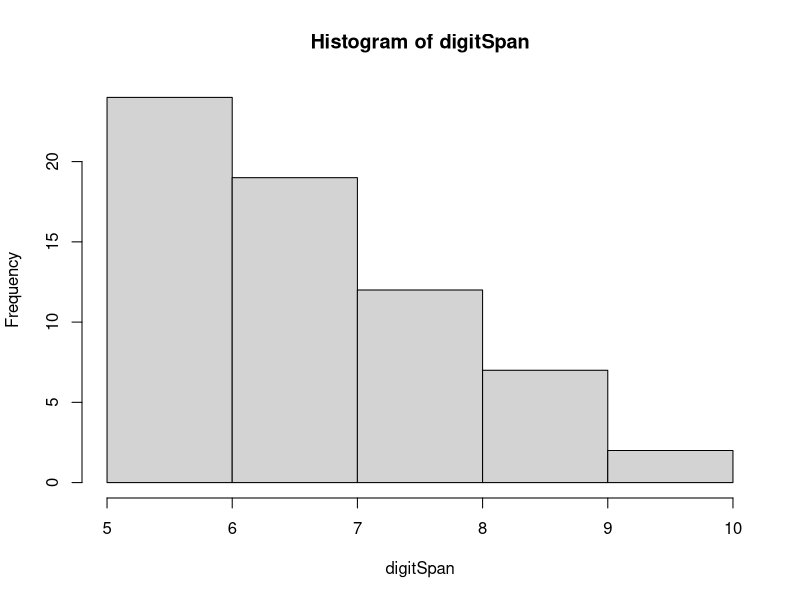

Generate this figure with R: (Note: this script raises an error after producing the figure.)

#########################################

rm(list=ls())
library(lme4)
library(lmerTest)
library(truncnorm)
library(effects)
library(ggplot2)
logit2prob <- function(logit){
  odds <- exp(logit)
  prob <- odds / (1 + odds)
  return(prob)
}

#########################################

# ESERCIZIO 1A: PRE-POST RIGENERATIVO

set.seed(4481)

N = 16

id = rep(1:(N*2),times=2)
time = rep(0:1,each=N*2)
group = rep(0:1,each=N,times=2)

rInt = rep(rtruncnorm(N*2,a=-1,b=2,0,2),times=2)

digitSpan = 6 + 1*time + 0*group + 0.5*time*group + rInt + rtruncnorm(N*2*2,a=-2,b=2,mean=0,sd=.6)
digitSpan = round(digitSpan)
hist(digitSpan)

d = data.frame(id,group,time,digitSpan)
d$group = ifelse(d$group==0,"Control","Restorative")
d$time = ifelse(d$time==0,"0.Pre","1.Post")
d$id = paste0(substr(d$group,1,2),d$id)

fit = lmer(digitSpan ~ time*group+(1|id), data=d)
summary(fit)

plot(allEffects(fit))

write.table(d,"esercizio1A.csv",sep=";",row.names=F)

#########################################

# ESEMPIO 1B: TREATMENT EFFICACY IN DYSLEXIA

set.seed(3081)

N = 16
nMeasures = 6

id = rep(1:(N*2),each=nMeasures,times=2)
time = rep(0:1,each=N*nMeasures*2)
group = rep(0:1,each=N*nMeasures,times=2)

rInt = rep(rnorm(N*2,0,.3),each=nMeasures,times=2)
rSloTime = rep(rnorm(N*2,0,.1),each=nMeasures,times=2)
rSloTimeGroup = rep(rgamma(N*2,2,2)/6,each=nMeasures,times=2)
mean(rSloTimeGroup);sd(rSloTimeGroup)

read_z = -2.5 + 0.1*time + 0*group + 0*time*group + rInt + rSloTime*time + rSloTimeGroup*time*group + rnorm(N*nMeasures*2*2,0,.3)

d = data.frame(id,time,group,read_z)
d$time = ifelse(d$time==0,"0.Pre","1.Post")
d$group = ifelse(d$group==0,"Control","Treated")
d$id = paste0(substr(d$group,1,2),d$id)
d$time = as.factor(d$time)
d$group = as.factor(d$group)
fit = lmer(read_z~time*group+(time|id),data=d)
summary(fit)

plot(allEffects(fit))

# visualize ranef
re = data.frame(ranef(fit))
re$group = NA
for(i in 1:nrow(re)) re$group[i] = as.character(d$group[d$id==re$grp[i]][1])
re$group = as.factor(re$group)
ggplot(re,aes(x=condval,y=grp,color=group))+theme_bw()+
  geom_point(size=2)+
  geom_errorbar(size=0.7,aes(xmin=condval+condsd*qnorm(.025),xmax=condval+condsd*qnorm(.975)))+
  theme(text=element_text(size=16),axis.text.y=element_text(size=11))+
  facet_wrap(~term)

# visualize coef
lattice::dotplot(coef(fit))

write.table(d,"esercizio1B.csv",sep=";",row.names=F)


#########################################

# ESEMPIO 1x: TREATMENT EFFICACY WITH RT

# (seed = round(runif(1,10,10000)))
# set.seed(seed)
# 
# N = 20
# nTrials = 50
# 
# id = rep(1:(N*2),each=nTrials,times=2)
# time = rep(0:1,each=N*nTrials*2)
# group = rep(0:1,each=N*nTrials,times=2)
# 
# rInt = rep(rnorm(N*2,0,.2),each=nTrials,times=2)
# rSloTime = rep(rnorm(N*2,0,.10),each=nTrials,times=2)
# rSloTimeGroup = rep(rnorm(N*2,0,.15),each=nTrials,times=2)
# 
# RT = 2 - 0.2*time + 0*group - 0.4*time*group + rInt + rSloTime*time + rSloTimeGroup*time*group
# avg = mean(exp(RT))
# 
# for(i in 1:length(RT)){
#   RT[i] = 10*(exp(RT[i])+rgamma(1,avg,1))
# }
# hist(RT)
# 
# d = data.frame(id,time,group,RT)
# d$time = as.factor(d$time)
# d$group = as.factor(d$group)
# fitG = glmer(RT~time*group+(time|id),data=d,family=Gamma(link=log))
# summary(fitG)
# fit = lmer(RT~time*group+(time|id),data=d)
# summary(fit)
# plot(allEffects(fit))


#########################################

# ESERCIZIO 3: PIACEVOLEZZA FOTOGRAFIE NATURA

set.seed(4171)

N = 200
nPictures = 20 * 2 # 2 are conditions

idSubj = rep(1:N,each=nPictures)
age = rep(runif(N,6,16),each=nPictures)
gender = rep(rbinom(N,1,.5),each=nPictures)
condition = rep(0:1,each=nPictures/2,times=N)
idPicture = rep(1:nPictures,times=N)

rIntSubj = rep(rtruncnorm(N,a=-2,b=2,mean=0,sd=0.8),each=nPictures)
rSloSubjCond = rep(rtruncnorm(N,a=-2,b=2,mean=0,sd=.3),each=nPictures)
rIntPict = rep(rtruncnorm(nPictures,a=-2,b=2,mean=0,sd=1.1),times=N)
rSloPictAge = rep(rtruncnorm(nPictures,a=-1,b=1,mean=0,sd=.01),times=N)
rSloPictGender = rep(rtruncnorm(nPictures,a=-1,b=1,mean=0,sd=.15),times=N)

fixedIntercept = 12
fixedSlopeAge = 0
fixedSlopeGender = .0
fixedSlopeCondition = -1.5
fixedSlopeConditionxAge = .03
fixedSlopeConditionxGender = .12

rating = fixedIntercept + 
  age*fixedSlopeAge + 
  gender*fixedSlopeGender +
  condition*fixedSlopeCondition + 
  (0.004*age^2)*age*condition*fixedSlopeConditionxAge +
  gender*condition*fixedSlopeConditionxGender +
  rIntSubj + 
  condition*rSloSubjCond +
  rIntPict +
  age*rSloPictAge +
  gender*rSloPictGender
error = rtruncnorm(length(rating),a=-2,b=2,mean=0,sd=0.5)
rating = rating + error
    
rating = round(rating*6.5)
hist(rating)
 rating[rating<0] = 0
 rating[rating>100] = 100

d = data.frame(idSubj,age,gender,condition,idPicture,rating)
d$gender = ifelse(d$gender==0,"F","M")
d$condition = ifelse(d$condition==0,"animal","landscape")
d$idSubj = paste0("subj",d$idSubj)
d$idPicture = paste0(substr(d$condition,1,4),d$idPicture)

fit = lmer(rating ~ age*condition+gender*condition+(condition|idSubj)+(gender|idPicture),data=d)
summary(fit)

plot(allEffects(fit))

write.table(d,"esercizio3.csv",sep=";",row.names=F)

#########################################

# ESERCIZIO 4: LOGISTIC GLMM ON ACCURACY OF RESPONSES IN CHILDREN

set.seed(1016)

nItemxTypexCond = 12
types = c(0,1)
conds = c(0,1)
minNSubjxClass = 14
maxNSubjxClass = 25
nClasses = 11

Subjects = c(); Classes = c()
for(i in 1:nClasses){
  nSubj = round(runif(1,minNSubjxClass,maxNSubjxClass))
  Subjects = c(Subjects,length(Subjects):(length(Subjects)+nSubj-1))
  Classes = c(Classes,rep(i,nSubj))
}
idSubj = c(); idClass = c(); idItem = c(); Type = c(); Condition = c()
for(i in 1:length(Subjects)){
  if(Subjects[i] %% 2){
    idItem = c(idItem,1:(length(types)*length(conds)*nItemxTypexCond))
    Type = c(Type,rep(types,times=nItemxTypexCond*length(conds)))
    
  }else{
    idItem = c(idItem,(length(types)*length(conds)*nItemxTypexCond):1)
    Type = c(Type,rep(rev(types),times=nItemxTypexCond*length(conds)))
  }
  Condition = c(Condition,rep(conds,each=nItemxTypexCond*length(types)))
  sigla = paste0(sample(letters,1),sample(letters,1),sample(letters,1))
  idSubj = c(idSubj,rep(paste0(sigla,Subjects[i]),length(types)*length(conds)*nItemxTypexCond))
  idClass = c(idClass,rep(paste0("cl",Classes[i]),length(types)*length(conds)*nItemxTypexCond))
}
idItem = paste0("item",idItem)
dx = data.frame(idClass,idSubj,idItem,Type,Condition,MathAnx=NA,Gender=NA,Age=NA,
                fixedIntercept = +0.60,
                fixedSlopeType = -0.25,
                fixedSlopeCondition = -0.40,
                fixedSlopeTypeCond = 0.00,
                fixedSlopeMathAnx = -0.12,
                fixedSlopeMathAnxCond = -0.08,
                fixedSlopeGender = 0.00,
                fixedSlopeMathAnxGender = +0.15,
                rIntClass=NA,rSloCondClass=NA,rSloTypeClass=NA,rSloGenderClass=NA,
                rIntSubj=NA,rSloCondSubj=NA,rSloTypeSubj=NA,rSloAnxSubj=NA,rSloCondAnxSubj=NA,
                rIntItem=NA,
                logit=NA,prob=NA,Correct=NA)
dx$idClass = as.factor(dx$idClass)
dx$idSubj = as.factor(dx$idSubj)
dx$idItem = as.factor(dx$idItem)

rIntClassSD = 0.40  
rSloCondClassSD = 0.10
rSloTypeClassSD = 0.06
rSloGenderClassSD = 0.02

rIntSubjSD = 0.50
rSloCondSubjSD = 0.15
rSloTypeSubjSD = 0.10
rSloAnxSubjSD = 0.05
rSloCondAnxSubjSD = 0.08

rIntItemSD = 0.60

errorSD = 1.00

for(l in levels(dx$idClass)){
  dx$rIntClass[dx$idClass==l] = rnorm(1,0,rIntClassSD)
  dx$rSloCondClass[dx$idClass==l] = rnorm(1,0,rSloCondClassSD)
  dx$rSloTypeClass[dx$idClass==l] = rnorm(1,0,rSloTypeClassSD)
  dx$rSloGenderClass[dx$idClass==l] = rnorm(1,0,rSloGenderClassSD)
}
for(l in levels(dx$idSubj)){
  dx$rIntSubj[dx$idSubj==l] = rnorm(1,0,rIntSubjSD)
  dx$rSloCondSubj[dx$idSubj==l] = rnorm(1,0,rSloCondSubjSD)
  dx$rSloTypeSubj[dx$idSubj==l] = rnorm(1,0,rSloTypeSubjSD)
  dx$rSloAnxSubj[dx$idSubj==l] = rnorm(1,0,rSloAnxSubjSD)
  dx$rSloCondAnxSubj[dx$idSubj==l] = rnorm(1,0,rSloCondAnxSubjSD)
  dx$MathAnx[dx$idSubj==l] = rnorm(1,0,1)
  dx$Gender[dx$idSubj==l] = rbinom(1,1,.5)
  dx$Age[dx$idSubj==l] = round(runif(1,9.5,10.5),1)
}
for(l in levels(dx$idItem)){
  dx$rIntItem[dx$idItem==l] = rnorm(1,0,rIntItemSD)
}
#dx$error = rnorm(nrow(dx),0,errorSD)
dx$MathAnx = dx$MathAnx - 0.25*dx$Gender + 0.125

dx$logit = apply(dx,1,FUN=function(x){
  as.numeric(x["fixedIntercept"])+
    as.numeric(x["fixedSlopeType"])*as.numeric(x["Type"])+
    as.numeric(x["fixedSlopeCondition"])*as.numeric(x["Condition"])+
    as.numeric(x["fixedSlopeTypeCond"])*as.numeric(x["Type"])*as.numeric(x["Condition"])+
    as.numeric(x["fixedSlopeMathAnx"])*as.numeric(x["MathAnx"])+
    as.numeric(x["fixedSlopeMathAnxCond"])*as.numeric(x["MathAnx"])*as.numeric(x["Condition"])+
    as.numeric(x["fixedSlopeGender"])*as.numeric(x["Gender"])+
    as.numeric(x["fixedSlopeMathAnxGender"])*as.numeric(x["Gender"])*as.numeric(x["MathAnx"])+
    as.numeric(x["fixedSlopeGender"])*as.numeric(x["Gender"])+
    as.numeric(x["rIntClass"])+
    as.numeric(x["rSloCondClass"])*as.numeric(x["Condition"])+
    as.numeric(x["rSloTypeClass"])*as.numeric(x["Type"])+
    as.numeric(x["rSloGenderClass"])*as.numeric(x["Gender"])+
    as.numeric(x["rIntSubj"])+
    as.numeric(x["rSloCondSubj"])*as.numeric(x["Condition"])+
    as.numeric(x["rSloTypeSubj"])*as.numeric(x["Type"])+
    as.numeric(x["rSloAnxSubj"])*as.numeric(x["MathAnx"])+
    as.numeric(x["rSloCondAnxSubj"])*as.numeric(x["Condition"])*as.numeric(x["MathAnx"])+
    as.numeric(x["rIntItem"])
  })
errorTerm = rnorm(nrow(dx),0,errorSD)
dx$prob = logit2prob(dx$logit+errorTerm)
dx$Correct = round(dx$prob)

####

d = dx[,c("idClass","idSubj","Gender","Age","MathAnx","Condition","idItem","Type","Correct")]
d$Gender = ifelse(d$Gender==0,"F","M")
d$Condition = ifelse(d$Condition==0,"Baseline","TimePressure")
d$Type = ifelse(d$Type==0,"Addition","Subtraction")
head(d)

mean(d$MathAnx[d$Gender=="M"])
mean(d$MathAnx[d$Gender=="F"])

write.table(d,"esercizio4.csv",sep=";",row.names=F)

####

fit = glmer(Correct ~ MathAnx*Condition + (1|idClass/idSubj)+(1|idItem), data=d, family="binomial")
summary(fit)

plot(allEffects(fit),multiline=T)

fit1 = glm(Correct ~ Type*MathAnx, data=d, family="binomial")
summary(fit1)
plot(allEffects(fit1),multiline=T)


fit2 = glmer(Correct ~ Condition + (Condition|idSubj)+(1|idItem), data=d, family="binomial")
summary(fit2)

#########################################
